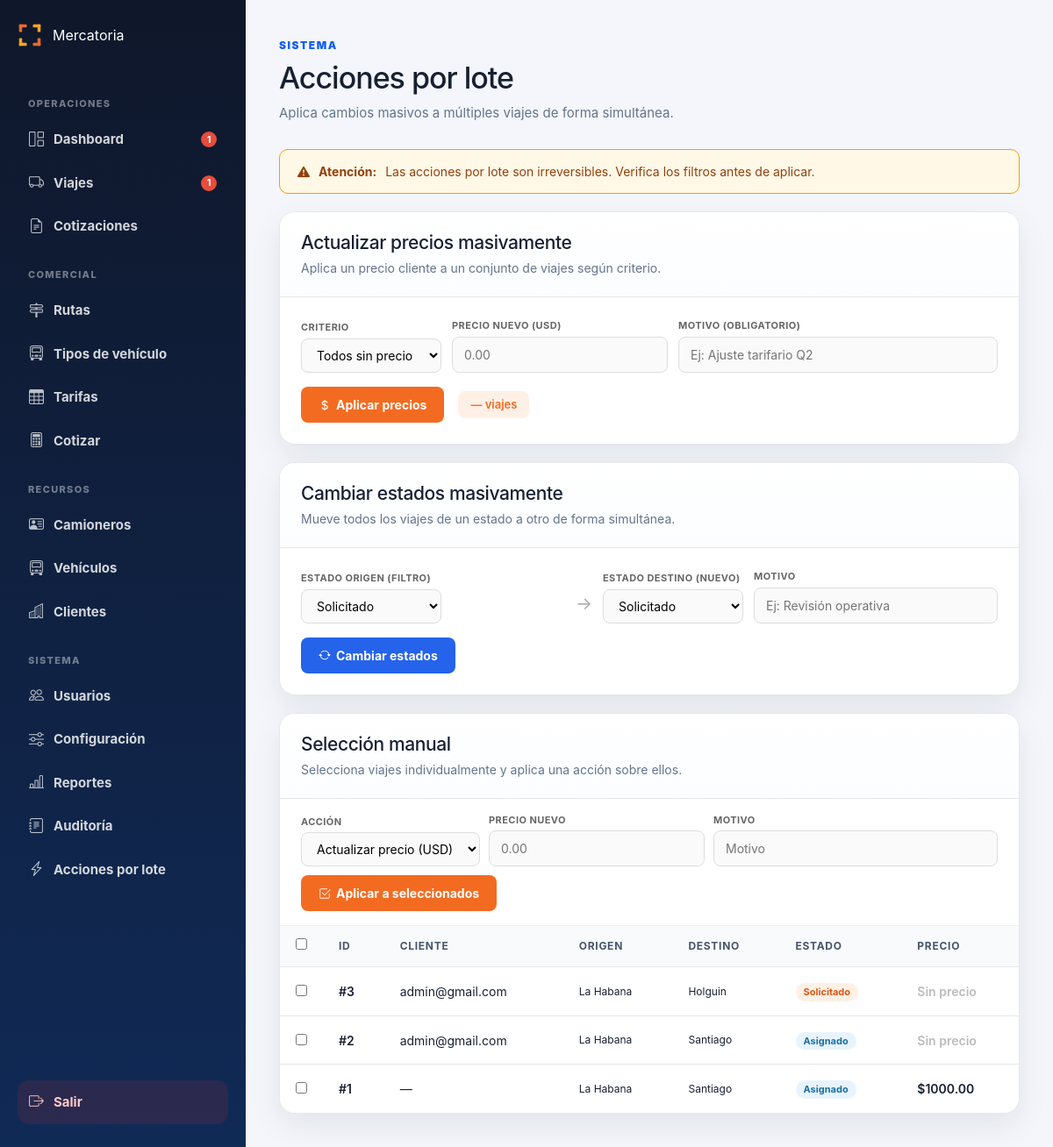
Before: /admin/lote (signed in) with the older database file.
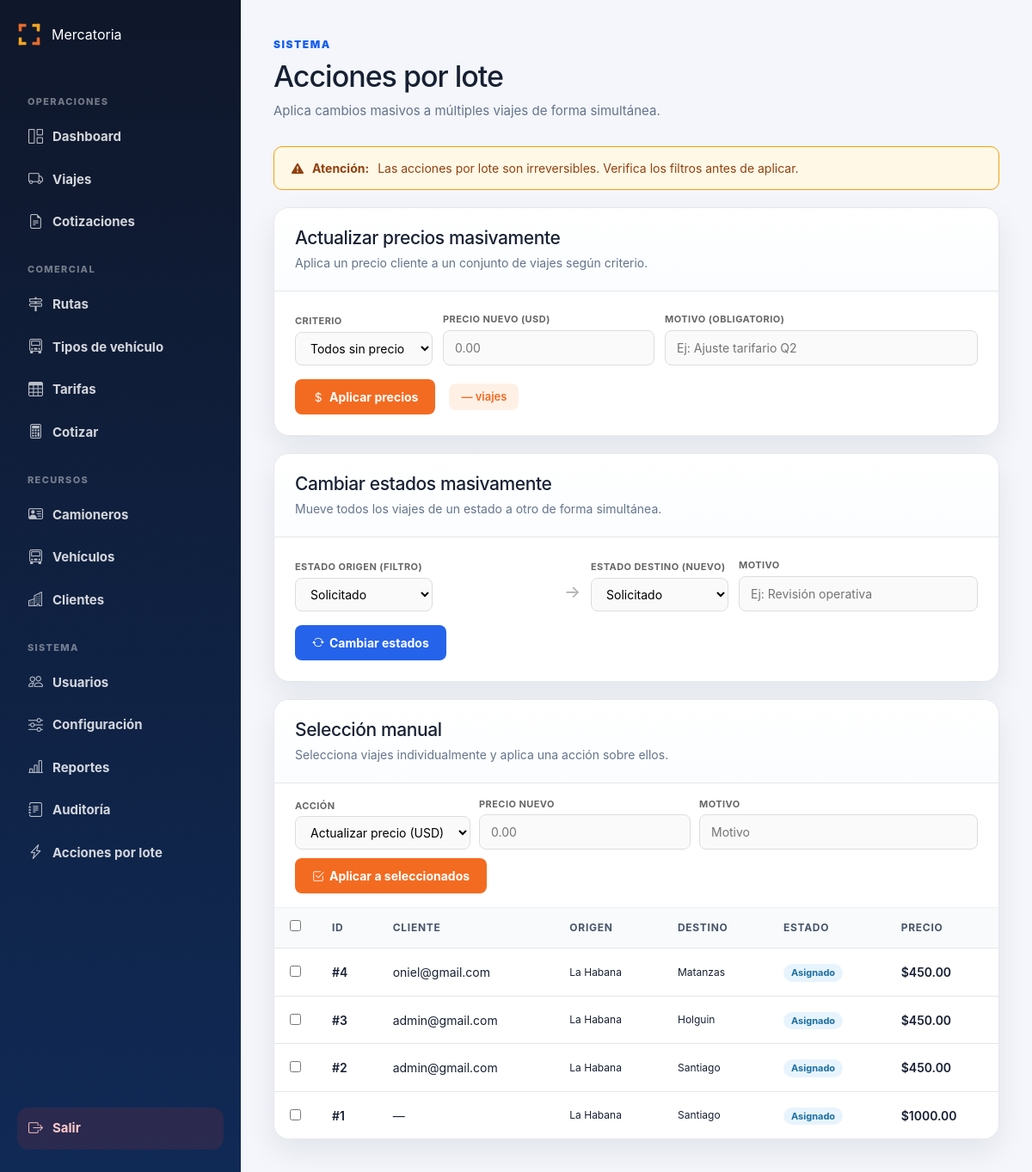
After: the same page with the newer database file.
### tables this page shows
CREATE TABLE viajes (
        id INTEGER PRIMARY KEY AUTOINCREMENT,
        cliente TEXT,
        cliente_id INTEGER,
        ruta_id INTEGER,
        tarifa_id INTEGER,
        tipo_vehiculo_id INTEGER,
        origen TEXT,
        destino TEXT,
        precio REAL DEFAULT 0,
        precio_calculado REAL DEFAULT 0,
        precio_final REAL DEFAULT 0,
        precio_editado INTEGER DEFAULT 0,
        motivo_edicion_precio TEXT,
        combustible REAL DEFAULT 0,
        pago_camionero REAL DEFAULT 0,
        camionero REAL DEFAULT 0,
        comision REAL DEFAULT 0,
        beneficio REAL DEFAULT 0,
        estado TEXT DEFAULT 'Solicitado',
        camionero_id INTEGER,
        camionero_nombre TEXT,
        vehiculo_id INTEGER,
        fecha_creacion TEXT DEFAULT CURRENT_TIMESTAMP,
        fecha_asignacion TEXT,
        fecha_recogida TEXT,
        fecha_entrega TEXT,
        observaciones TEXT
    , cotizacion_id INTEGER, km REAL, kilometros REAL, precio_cliente REAL, combustible_estimado REAL, beneficio_estimado REAL, vehiculo_placa TEXT);

### routes/admin.py (the view)
@admin_bp.route("/lote", methods=["GET"])
def panel_lote():
    if not requiere_admin():
        return redirect("/login")
    conexion = conectar()
    cursor = conexion.cursor()
    cursor.execute("""
        SELECT id, nombre, origen, destino
        FROM rutas ORDER BY COALESCE(nombre, origen)
    """)
    rutas = cursor.fetchall()
    cursor.execute("""
        SELECT id, cliente, origen, destino, estado,
               COALESCE(precio_cliente, precio_final, precio, 0) AS precio
        FROM viajes
        WHERE LOWER(estado) NOT IN ('entregado', 'cancelado')
        ORDER BY id DESC
    """)
    viajes_activos = cursor.fetchall()
    conexion.close()
    resultado = request.args.get("resultado", "")
    return render_template(
        "admin/lote.html",
        rutas=rutas,
        viajes_activos=viajes_activos,
        estados=_ESTADOS_VIAJE,
        resultado=resultado,
    )

### app.py (called while the page is built)
@app.context_processor
def sidebar_badges():
    try:
        conexion = conectar()
        cursor = conexion.cursor()
        cursor.execute(
            "SELECT COUNT(*) FROM viajes WHERE estado IN ('Pendiente', 'Solicitado')"
        )
        viajes_urgentes = cursor.fetchone()[0]
        cursor.execute(
            "SELECT COUNT(*) FROM viajes WHERE estado = 'Solicitado'"
        )
        dashboard_urgentes = cursor.fetchone()[0]
        conexion.close()
    except Exception:
        viajes_urgentes = 0
        dashboard_urgentes = 0
    return dict(
        sidebar_viajes_urgentes=viajes_urgentes,
        sidebar_dashboard_urgentes=dashboard_urgentes,
    )

### database.py (called while the page is built)
def conectar():
    con = sqlite3.connect(DATABASE_NAME)
    con.row_factory = sqlite3.Row
    return con

### routes/admin.py (called while the page is built)
def conectar():
    conexion = sqlite3.connect("mercatoria.db")
    conexion.row_factory = sqlite3.Row
    return conexion

def requiere_admin():
    return "usuario" in session and session.get("rol") in ["admin", "operador"]

### templates/admin/lote.html (shortened to what the changed rows need)
{% extends "admin/base_admin.html" %}
{% block contenido %}
<div class="page-header">
    <div>
        <h1>Acciones por lote</h1>
    </div>
</div>
<section class="panel" style="margin-bottom:20px;">
    <div class="panel-header">
        <div>
            <h2>Actualizar precios masivamente</h2>
        </div>
    </div>
</section>
<section class="panel" style="margin-bottom:20px;">
    <div class="panel-header">
        <div>
            <h2>Cambiar estados masivamente</h2>
        </div>
    </div>
</section>
<section class="panel">
    <div class="panel-header">
        <div>
            <h2>Selección manual</h2>
        </div>
    </div>
    <form method="POST" action="/admin/lote/viajes-seleccionados" id="form-manual">
        <div class="table-wrapper">
            <table class="data-table">
                <thead>
                    <tr>
                        <th style="width:36px;">
                            <input type="checkbox" id="check-all" onchange="toggleAll(this)">
                        </th>
                        <th>ID</th>
                        <th>Cliente</th>
                        <th>Origen</th>
                        <th>Destino</th>
                        <th>Estado</th>
                        <th>Precio</th>
                    </tr>
                </thead>
                <tbody>
                    {% for v in viajes_activos %}
                    <tr>
                        <td>
                            <input type="checkbox" name="ids[]" value="{{ v['id'] }}" class="chk-viaje">
                        </td>
                        <td style="font-weight:600;">#{{ v['id'] }}</td>
                        <td>{{ v['cliente'] or '—' }}</td>
                        <td style="font-size:12px;">{{ v['origen'] or '—' }}</td>
                        <td style="font-size:12px;">{{ v['destino'] or '—' }}</td>
                        <td>
                            <span class="badge-estado-lote estado-{{ v['estado']|lower|replace(' ', '-') }}">
                                {{ v['estado'] }}
                            </span>
                        </td>
                        <td style="font-weight:600;">
                            {% if v['precio'] and v['precio'] > 0 %}
                                ${{ "%.2f"|format(v['precio']|float) }}
                            {% else %}
                                <span style="color:#bbb;">Sin precio</span>
                            {% endif %}
                        </td>
                    </tr>
                    {% else %}
                    <tr>
                        <td colspan="7" class="empty-state">No hay viajes activos.</td>
                    </tr>
                    {% endfor %}
                </tbody>
            </table>
        </div>
    </form>
</section>
{% endblock %}

Changed rows visible on the page:
added viajes: id "4", cliente "oniel@gmail.com", origen "La Habana", destino "Matanzas", estado "Asignado", precio "450.00"
changed viajes "Holguin": estado "Solicitado" → "Asignado"; precio (not shown) → "450.00"; text "Sin precio" → "$"
changed viajes id 2: precio (not shown) → "450.00"; text "Sin precio" → "$"
Other visible differences:
{{ sidebar_dashboard_urgentes }}: "1" → (not shown)
{{ sidebar_viajes_urgentes }}: "1" → (not shown)
